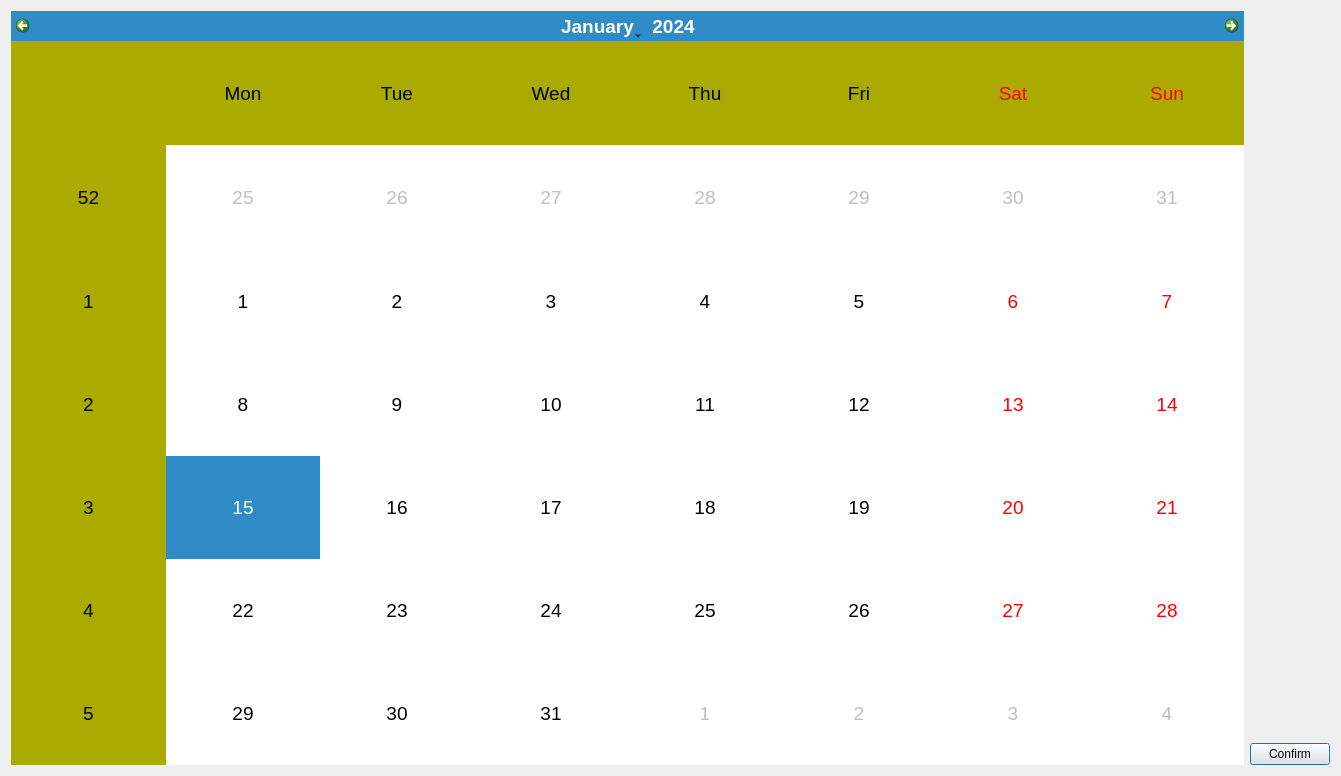
<?xml version="1.0" encoding="UTF-8"?>
<ui version="4.0">
 <class>UserDL2</class>
 <widget class="QDialog" name="UserDL2">
  <property name="geometry">
   <rect>
    <x>0</x>
    <y>0</y>
    <width>1341</width>
    <height>776</height>
   </rect>
  </property>
  <property name="windowTitle">
   <string>Dialog</string>
  </property>
  <layout class="QVBoxLayout" name="verticalLayout_2">
   <item>
    <layout class="QHBoxLayout" name="horizontalLayout">
     <item>
      <widget class="QCalendarWidget" name="calendarWidget_date">
       <property name="font">
        <font>
         <family>MS Shell Dlg 2</family>
         <pointsize>14</pointsize>
         <weight>9</weight>
         <italic>false</italic>
         <bold>false</bold>
        </font>
       </property>
       <property name="styleSheet">
        <string notr="true">font: 75 14pt &quot;MS Shell Dlg 2&quot;;
alternate-background-color: rgb(170, 170, 0);</string>
       </property>
      </widget>
     </item>
     <item>
      <layout class="QVBoxLayout" name="verticalLayout">
       <item>
        <widget class="QLabel" name="label">
         <property name="text">
          <string/>
         </property>
         <property name="pixmap">
          <pixmap resource="Resource.qrc">:/img/vaccinePic2.jfif</pixmap>
         </property>
         <property name="wordWrap">
          <bool>true</bool>
         </property>
         <property name="openExternalLinks">
          <bool>true</bool>
         </property>
        </widget>
       </item>
       <item>
        <widget class="QPushButton" name="pushButton_confirm">
         <property name="styleSheet">
          <string notr="true">font: 75 16pt &quot;MS Shell Dlg 2&quot;;</string>
         </property>
         <property name="text">
          <string>Confirm</string>
         </property>
        </widget>
       </item>
      </layout>
     </item>
    </layout>
   </item>
  </layout>
 </widget>
 <resources>
  <include location="Resource.qrc"/>
 </resources>
 <connections/>
</ui>
